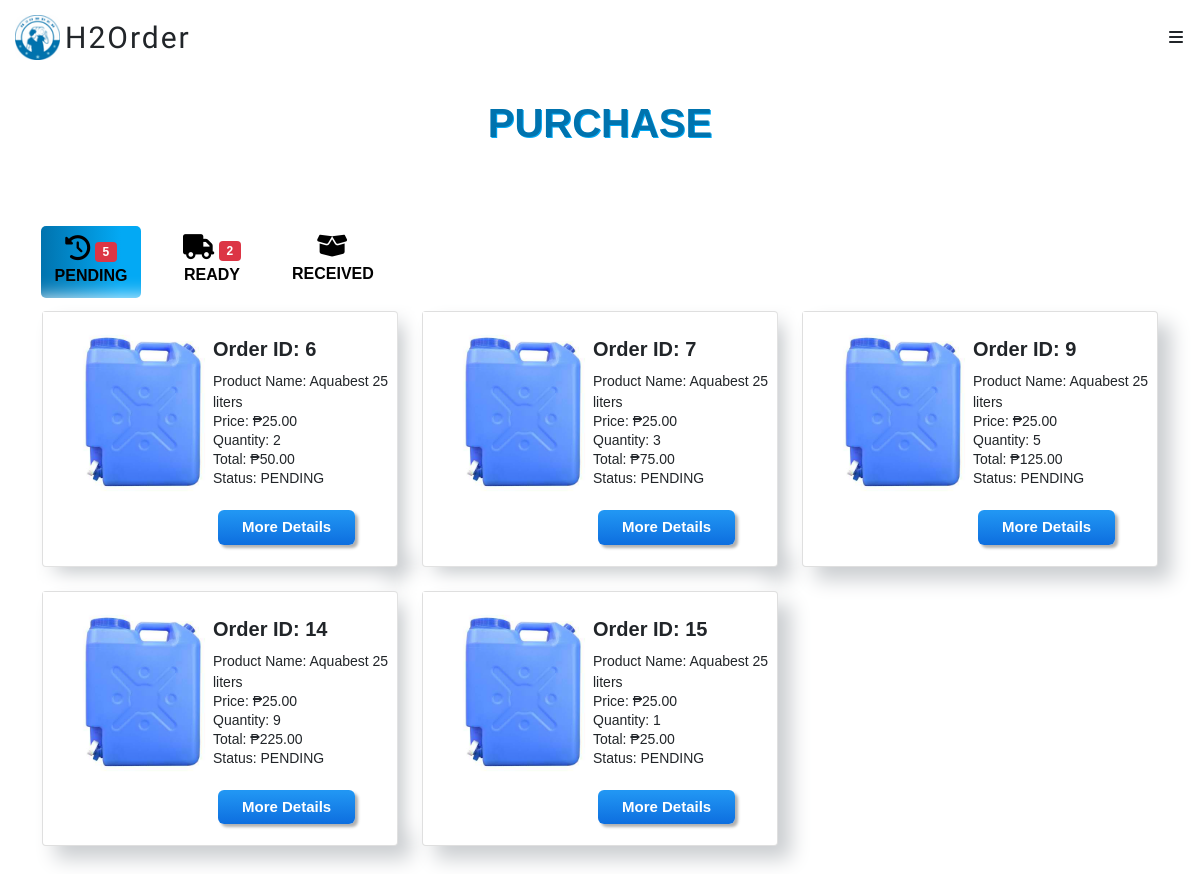
The app's page /customer/purchase.php (signed in) with its own data.
### tables this page shows
CREATE TABLE `orderlist` (
  `order_id` int(11) NOT NULL,
  `product_id` int(11) NOT NULL,
  `customer_id` int(11) NOT NULL,
  `merchant_id` int(11) NOT NULL,
  `deliveryman_id` int(11) DEFAULT NULL,
  `status` text NOT NULL,
  `quantity` text NOT NULL,
  `total` int(11) NOT NULL,
  `type` text,
  `photo` text,
  `date` timestamp NOT NULL DEFAULT CURRENT_TIMESTAMP
);

CREATE TABLE `product` (
  `product_id` int(11) NOT NULL,
  `merchant_id` int(11) NOT NULL,
  `product_name` varchar(255) NOT NULL,
  `product_type` varchar(255) NOT NULL,
  `price` int(11) NOT NULL,
  `image` varchar(255) NOT NULL,
  `description` varchar(255) NOT NULL
);

### customer/purchase.php (the view, shortened to what this page needs)
<?php
require '../connection.php';
?>
<!DOCTYPE html>
<html>
    <head>
        <link href="https://cdn.jsdelivr.net/npm/bootstrap@5.0.2/dist/css/bootstrap.min.css" rel="stylesheet">
        <link rel="stylesheet" href="../main.css">
    </head>
    <body  >
      <?php include 'navbar.php' ?>
      <center>
      <p class="text-center h1 fw-bold mb-3 mx-1 mx-md-4 mt-4"
      style="color:#0073ae;text-shadow: 1px 1px #03a9f4;">PURCHASE
      </p>
       </center>
<section >
  <div class="container py-5">
    <?php
        $q_p = $conn->query("SELECT COUNT(*) as total FROM `orderlist` WHERE orderlist.status = 'pending' && orderlist.customer_id = '".$_SESSION['customer_id']."' ") or die(mysqli_error());
        $f_p = $q_p->fetch_array();
        $q_s = $conn->query("SELECT COUNT(*) as total FROM `orderlist` WHERE orderlist.status = 'ready' && orderlist.customer_id = '".$_SESSION['customer_id']."'") or die(mysqli_error());
        $f_s = $q_s->fetch_array();
      ?>
  <div>
    <button type="button" class="btn btn-primary" onclick="window.location='purchase.php'" style="background: rgb(0,115,174); background: linear-gradient(90deg, rgba(0,115,174,1) 0%, rgba(3,169,244,1) 80%); color:black; margin-left:-1px; width:100px;">
      <i style="font-size:25px;" class="fas fa-history"></i>
      <span class="badge bg-danger"><?php echo $f_p['total']?></span>
      Pending
    </button>
     <button type="button" class="btn btn-primary" onclick="window.location='shipping_orders.php'" style="background-color: white; color:black; margin-left:120px; margin-top:-88px;width:100px;">
      <i style="font-size:25px;" class="fas fa-truck"></i>
      <span class="badge bg-danger"><?php echo $f_s['total']?></span>
      Ready
    </button>
     <button type="button" class="btn btn-primary" onclick="window.location='received_orders.php'" style="background-color: white; color:black; margin-left:240px; margin-top:-88px;width:100px;">
      <i style="font-size:25px;" class="fas fa-box-open"></i>
      Received
    </button>
  </div>
    <div class="row">
 <?php
      $queryy = $conn->query("SELECT product.product_id,product.image,product.product_name,product.product_type,
      product.price, product.merchant_id, orderlist.order_id, orderlist.quantity, orderlist.total ,orderlist.status, orderlist.type,
      orderlist.date, customer.firstname, customer.lastname, customer.customer_id FROM orderlist
      RIGHT JOIN product ON orderlist.product_id = product.product_id
      RIGHT JOIN customer ON orderlist.customer_id = customer.customer_id
      WHERE orderlist.status = 'pending' && orderlist.customer_id = '".$_SESSION['customer_id']."'
  ") or die(mysqli_error());
      while($fetch = $queryy->fetch_array()){
?>
      <div class="col-md-12 col-lg-4 mb-4 mb-lg-0">
        <div class="card">
          <img src = "../photo/<?php echo $fetch['image']?>" style="width: 200px;height: 200px; margin-bottom: 5px;" />
             <div>
                <table>
                  <tr>
                  <td valign="top" style="padding-left:20px;">
                    <div style=" margin-top:-180px; margin-left: 150px;">
                      <h5 class="text-dark mb-0" style="font-weight: 550" >Order ID: <?php echo $fetch['order_id']?></h5>
                      <p style="font-size:14px;margin-top:10px;">Product Name: <?php echo $fetch['product_name']?><p>
                      <p style="font-size:14px;margin-top:-18px;">Price:  &#8369;<?php echo $fetch['price']?>.00<p>
                      <p style="font-size:14px;margin-top:-18px;">Quantity: <?php echo $fetch['quantity']?><p>
                     <p style="font-size:14px;margin-top:-18px;">Total: &#8369;<?php echo $fetch['quantity']* $fetch['price']?>.00<p>
                      <p style="font-size:14px;margin-top:-18px;">Status:  <?php echo  strtoupper($fetch['status'])?><p>
                     <a onclick="window.location='pending_order_details.php?order_id=<?php echo $fetch['order_id']?>'" class="myButton" style="color:white;margin:5px;">More Details</a>
                    </div>
                 </td>
                </tr>
              </table>
          </div>
        </div><br>
      </div>
<?php
    }
  ?>
        </div>
      </div>
</section>
    </body>
</html>

### customer/navbar.php (shortened to what this page needs)
<!DOCTYPE html>
<html>
    <head>
        <link rel="stylesheet" href="../main.css">
        <link href="https://cdn.jsdelivr.net/npm/bootstrap@5.0.2/dist/css/bootstrap.min.css" rel="stylesheet">
        <link href='https://unpkg.com/boxicons@2.0.7/css/boxicons.min.css' rel='stylesheet'>
    </head>
    <body>
        <header class = "header" id = "header">
<img src="../img/h2logo.png"  style="width: 45px;height: 45px;">
            <div class = "head-top"  style="margin-top: -45px; margin-left: 50px;">
                <div class = "site-name" >
                    <span style="font-size:30px;
                    font-family: merienda;"> H2Order</span>
                </div>
                <div class = "site-nav">
                    <span id = "nav-btn"><i class = "fas fa-bars"></i></span>
                </div>
            </div>
        </header>
    </body>
</html>

### main.css (style rules this page uses)
:root { --bs-blue: #0d6efd; --bs-indigo: #6610f2; --bs-purple: #6f42c1; --bs-pink: #d63384; --bs-red: #dc3545; --bs-orange: #fd7e14; --bs-yellow: #ffc107; --bs-green: #198754; --bs-teal: #20c997; --bs-cyan: #0dcaf0; --bs-white: #fff; --bs-gray: #6c757d; --bs-gray-dark: #343a40; --bs-primary: #0d6efd; --bs-secondary: #6c757d; --bs-success: #198754; --bs-info: #0dcaf0; --bs-warning: #ffc107; --bs-danger: #dc3545; --bs-light: #f8f9fa; --bs-dark: #212529; --bs-font-sans-serif: system-ui, -apple-system, "Segoe UI", Roboto, "Helvetica Neue", Arial, "Noto Sans", "Liberation Sans", sans-serif, "Apple Color Emoji", "Segoe UI Emoji", "Segoe UI Symbol", "Noto Color Emoji"; --bs-font-monospace: SFMono-Regular, Menlo, Monaco, Consolas, "Liberation Mono", "Courier New", monospace; --bs-gradient: linear-gradient( 180deg, rgba(255, 255, 255, 0.15), rgba(255, 255, 255, 0) ); }
* { margin: 0; padding: 0; box-sizing: border-box; font-family: "Poppins", sans-serif; }
body { background: #ecf0f3; }

### customer/navbar.php (style rules this page uses)
:root { --transition: all 0.7s ease; --yellow: #f9d342; --dark: #292826; }
* { box-sizing: border-box; padding: 0; margin: 0; font-family: "Poppins", sans-serif; }
html { scroll-behavior: smooth; }
.btn { font-size: 16px; text-transform: uppercase; font-weight: 600; border: none; border-radius: 5px; padding: 10px; width: 140px; display: block; margin: 15px auto; cursor: pointer; transition: var(--transition); }
.header { background: no-repeat; min-height: 8vh; padding: 15px; display: flex; flex-direction: column; align-content: stretch; }
.head-top { display: flex; justify-content: space-between; align-items: center; }
.head-top span { cursor: pointer; letter-spacing: 2px; transition: var(--transition); align-items: center; }

### customer/purchase.php (style rules this page uses)
.card { box-shadow: 13px 13px 20px #cbced1, -13px -13px 20px #fff; }
.myButton { box-shadow:inset 0px 1px 0px 0px #fff6af; background:linear-gradient(to bottom, #2196F3 5%, #0d6edf 100%); border-radius:6px; display:inline-block; cursor:pointer; color:#fff; font-family:Arial; font-size:15px; font-weight:bold; padding:6px 24px; text-decoration:none; border-color: #0d6edf; box-shadow: 3px 3px 3px #b1b1b1, -3px -3px 3px #fff; }

### records on screen
orderlist: product.image (picture), order_id "6", product.product_name "Aquabest 25 liters", product.price "25", quantity "2", $fetch['quantity']*$fetch['price'] "50", status "PENDING"
orderlist: product.image (picture), order_id "7", product.product_name "Aquabest 25 liters", product.price "25", quantity "3", $fetch['quantity']*$fetch['price'] "75", status "PENDING"
orderlist: product.image (picture), order_id "9", product.product_name "Aquabest 25 liters", product.price "25", quantity "5", $fetch['quantity']*$fetch['price'] "125", status "PENDING"
orderlist: product.image (picture), order_id "14", product.product_name "Aquabest 25 liters", product.price "25", quantity "9", $fetch['quantity']*$fetch['price'] "225", status "PENDING"
orderlist: product.image (picture), order_id "15", product.product_name "Aquabest 25 liters", product.price "25", quantity "1", $fetch['quantity']*$fetch['price'] "25", status "PENDING"

### other values on screen
$f_p['total'] "5"
$f_s['total'] "2"
